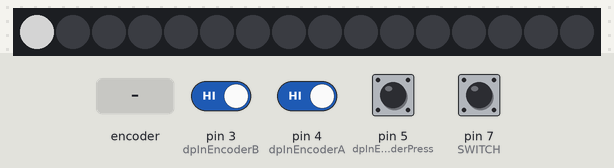
Simulated run of this sketch. Board: Arduino Uno, built with avr-gcc and run on an emulated ATmega328P. Parts: 16 RGB LEDs in strip order, left to right. Inputs (shaded band) come from the test bench; at power-on: pin 3 (dpInEncoderB), pin 4 (dpInEncoderA), pin 5 (dpInEncoderPress), pin 7 (SWITCH) HIGH. Dim RGB values are drawn brighter than linear.

Above: at 1.2 s.
1.3 s: rotary encoder on pin 4 (dpInEncoderA) / pin 3 (dpInEncoderB) turned 2 steps (second pin leading)
At 2.8 s:
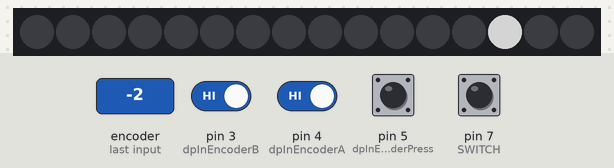
3.2 s: rotary encoder on pin 4 (dpInEncoderA) / pin 3 (dpInEncoderB) turned 3 steps (first pin leading)
At 4.5 s:
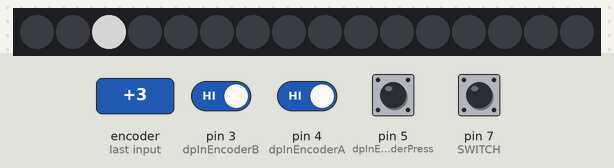
5.3 s: pin 5 (dpInEncoderPress) pulsed LOW 5 times (0.12 s each, 0.3 s apart)
At 7.6 s:
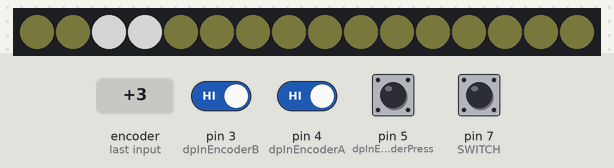
Timing chart, 0 to 9.1 s (numbered marks = the images above; inputs shaded):
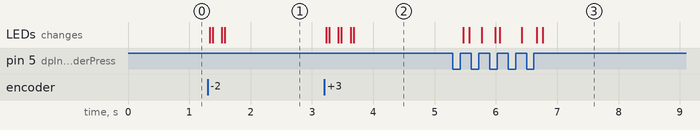

The sketch:

ringlight.ino
```cpp
/********************************************************
** Programmable ringlight for close-up photography     **
** Uses Adafruit Industries Neopixel Ring and library  **
*********************************************************/


#include <Adafruit_NeoPixel.h>

#define PIN 6
#define SWITCH 7  //pin where we put the mode switch
int switchPosOld;  //used for storing switch position

//define red, green and blue values to use
//these are the default main-light values

int R=128;
int G=128;
int B=128;

//these are the default ambient-fill values
int Rr=0;
int Gg=0;
int Bb=0;

//width and position of the main light area
int lightWidth=1;
int lightPos = 0;

// Parameter 1 = number of pixels in strip
// Parameter 2 = pin number (most are valid)
// Parameter 3 = pixel type flags, add together as needed:
//   NEO_RGB     Pixels are wired for RGB bitstream
//   NEO_GRB     Pixels are wired for GRB bitstream
//   NEO_KHZ400  400 KHz bitstream (e.g. FLORA pixels)
//   NEO_KHZ800  800 KHz bitstream (e.g. High Density LED strip)
Adafruit_NeoPixel strip = Adafruit_NeoPixel(16, PIN, NEO_GRB + NEO_KHZ800);

//ENCODER SETUP
//pins for encoder

int dpInEncoderA=4;
int dpInEncoderB=3;
int dpInEncoderPress=5;

int pulsesPerClick = 1;  //how many pulses do we get each time we click the knob
int encoderValue = 0;   //where we will store the value the encoder adjusts; doesn't have to be long because we reset it
int tempPulse = 0;  //variable for storing pulses, so we can account for multiple pulses
int currentValue = 0;  //current value we read from the encoder


int modeVal[3]={0,0,0};   //array in which we'll store the values; NOT SURE WE EVER USE THIS

int mode = 0;          //initialize mode value; changed by changeMode fn
int maxModes = 2;     //get count of array elements
int modeChange = 1;   //initialize change value; changed by encoder


void setup()
  {

      // configure the pins
    _ResetPins();

    //value for checking change in switch position
    switchPosOld = 0;


    //trap for excess value
    if (lightWidth > strip.numPixels())
      {
        lightWidth = strip.numPixels();
      }

    strip.begin();
    strip.show(); // Initialize all pixels to 'off'

  }

void loop()
  {

    //get the state of the mode selector switch
    Serial.println(encoderValue);

    //reset mode to 0 if switch position changes
    int switchPos = digitalRead(SWITCH);  //position of the mode selector
    if (switchPos != switchPosOld)
    {mode = 0;}
    switchPosOld = switchPos;


    //light all the pixels to the ambient value
    for(int i=0; i<strip.numPixels(); i++)
      {
        strip.setPixelColor(i,(strip.Color(Rr,Gg,int(Bb*0.6))));  //makes it a little warmer
      }

    //turn on the lights
    controlLight();
    strip.show();


    ReadEncoder();

    if ((mode==0) && (switchPos==1))  //position-setting mode
      {
      if (lightPos > 15)
        {
          lightPos = 0;
          encoderValue = 0;
        }
      else if (lightPos < 0)
        {
          lightPos = 15;
          encoderValue = 15;
        }
      else
        {
          lightPos = encoderValue;
        }
      }

    else if ((mode==1) && (switchPos==1))  //width-setting mode

      {
       if (encoderValue >= 16)
       {
        //lightWidth = 16;
        encoderValue = 16;
       }
       else if (encoderValue < 1)
       {
         //lightWidth = 1;
         encoderValue = 1;
       }
       else
       {
         lightWidth = encoderValue;
       }

      }

    else if ((mode==2) && (switchPos==1))  //ambient-setting mode

      {
      if (encoderValue > 255)
       {
        Rr = 255;
        Gg = 255;
        Bb = 255;
        encoderValue = 255;
       }
       else if (encoderValue < 0)
       {
         Rr = 0;
         Gg = 0;
         Bb = 0;
         encoderValue = 0;
       }
       else
       {
         Rr = encoderValue;
         Gg = encoderValue;
         Bb = encoderValue;
       }
      }

    else if ((mode==0) && (switchPos==0))  //R setting
    {
      //clean up values
      if (encoderValue > 255)
       {
        encoderValue = 255;
       }
       else if (encoderValue < 0)
       {
         encoderValue = 0;
       }

        R = encoderValue;

    }

        else if ((mode==1) && (switchPos==0))  //G setting
    {
      //clean up values
      if (encoderValue > 255)
       {
        encoderValue = 255;
       }
       else if (encoderValue < 0)
       {
         encoderValue = 0;
       }

        G = encoderValue;

    }

            else if ((mode==2) && (switchPos==0))  //B setting
    {
      //clean up values
      if (encoderValue > 255)
       {
        encoderValue = 255;
       }
       else if (encoderValue < 0)
       {
         encoderValue = 0;
       }

        B = encoderValue;

    }

  }


// Input a value 0 to 255 to get a color value.
// The colours are a transition r - g - b - back to r.
uint32_t Wheel(byte WheelPos) {
  if(WheelPos < 85) {
   return strip.Color(WheelPos * 3, 255 - WheelPos * 3, 0);
  } else if(WheelPos < 170) {
   WheelPos -= 85;
   return strip.Color(255 - WheelPos * 3, 0, WheelPos * 3);
  } else {
   WheelPos -= 170;
   return strip.Color(0, WheelPos * 3, 255 - WheelPos * 3);
  }
}
```

functions.ino
```cpp
//turn all lights off and blink
void blinkMode()
  {
    for(int j=0; j<mode; j++)
    {
      for(int i=0; i<strip.numPixels(); i++)
        {
          strip.setPixelColor(i,(strip.Color(0,0,0)));
          strip.show();
          strip.setPixelColor(i,(strip.Color(128,0,0)));
          strip.show();
        }
     delay(100);
    }
  }


//expandable light at definable location
void controlLight()
  {

    int stripMax = strip.numPixels();  //function to get the highest allowed value
    //get the ending position

    int endPos = lightPos + lightWidth;

    //compensate for end positions greater than number of available pixels
    if (endPos > stripMax)
    {
      endPos = (endPos - stripMax);
    }

    //light pixels depending on whether they go past pixel 0 or not
    if (endPos > lightPos)    //case where end position does NOT exceed number of pixels
      {
      for(int i=lightPos; i<(lightPos + lightWidth); i++)
        {
          strip.setPixelColor(i,(strip.Color(R,G,B)));
        }
      }
      else if (lightPos > endPos)
      {
        for (int i=lightPos; i<(stripMax); i++)
         {
           strip.setPixelColor(i,(strip.Color(R,G,B)));
         }
         for (int i=0; i<(endPos+1); i++)
         {
           strip.setPixelColor(i,(strip.Color(R,G,B)));
         }
      }
    }
```

readEncoder.ino
```cpp
//ENCODER ROUTINES

static void _ResetPins()
{
  // Rotary encoder input lines
  // Configure as input, turn on pullup resistors
  pinMode(dpInEncoderA, INPUT);
  digitalWrite(dpInEncoderA, HIGH);
  pinMode(dpInEncoderB, INPUT);
  digitalWrite(dpInEncoderB, HIGH);
  pinMode(dpInEncoderPress, INPUT);
  digitalWrite(dpInEncoderPress, HIGH);

  //do the same for the mode selector switch
  pinMode(SWITCH, INPUT);
  digitalWrite(SWITCH, HIGH);
}

void _lowlevel_ReadEncoder(int &rotate, int& press)
{
  rotate = (digitalRead(dpInEncoderB) * 2) + digitalRead(dpInEncoderA);
  press = digitalRead(dpInEncoderPress);
}

void ReadEncoder()

{
  int Position, Press;


  _ResetPins();
  _lowlevel_ReadEncoder(Position, Press);


  int Position2, Press2;
  do
  {
    _lowlevel_ReadEncoder(Position2, Press2);
  }
  while ((Position2 == Position) && (Press2 == Press));
  if (Position2 != Position) {
    delay (30);    //fine-tune to get best debounce
    if (Position2 != Position)
    {
      // "Forward" is shown by the position going from (0 to 1) or (1 to 3)
      // or (3 to 2) or (2 to 0).  Anything else indicates that the user is
      // turning the device the other way.  Remember: this is Gray code, not
      // binary.

      int isFwd = ((Position == 0) && (Position2 == 1)) ||
        ((Position == 1) && (Position2 == 3)) ||
        ((Position == 3) && (Position2 == 2)) ||
        ((Position == 2) && (Position2 == 0));

      if (isFwd == 1) {
        if ((digitalRead(SWITCH) == 0) || ((digitalRead(SWITCH) == 1) && (mode == 2))) {
          encoderValue = encoderValue + (int(encoderValue * 0.2)) + 1;  //non-linear change
        }
        else
        {
          encoderValue = encoderValue + 1;
        }
      }

      else if (isFwd == 0)
      {
        if ((digitalRead(SWITCH) == 0) || ((digitalRead(SWITCH) == 1) && (mode == 2))) {
          encoderValue = encoderValue - (int(encoderValue * 0.2)) - 1;  //non-linear change
        }
        else {
          encoderValue = encoderValue - 1;
        }
        if ((mode != 0) && (encoderValue < 0)) {
          encoderValue = 0;
        }
      }
    }

    currentValue = (encoderValue/pulsesPerClick);    //account for multiple pulses
    modeVal[mode] = currentValue;

  }

  if (Press2 != Press) {
    delay(20 );                                      //crude debounce method
    if (Press2 != Press) {
    if (Press < Press2) {
      mode = mode + modeChange;
      blinkMode();
      if (mode > maxModes) {
        mode = 0;


      }
      //encoderValue = ((modeVal[mode]) * pulsesPerClick);  //load previous value as starting point
    }}
  }
  Position = Position2;
  Press = Press2;

}
```

Measured:
- after the input at 1.3 s, the LEDs: first change at once (image 1 shows a later state)
- after the input at 3.2 s, the LEDs: first change at once (image 2 shows a later state)
- after the input at 5.3 s, the LEDs: first change after 0.17 s (image 3 shows a later state)
